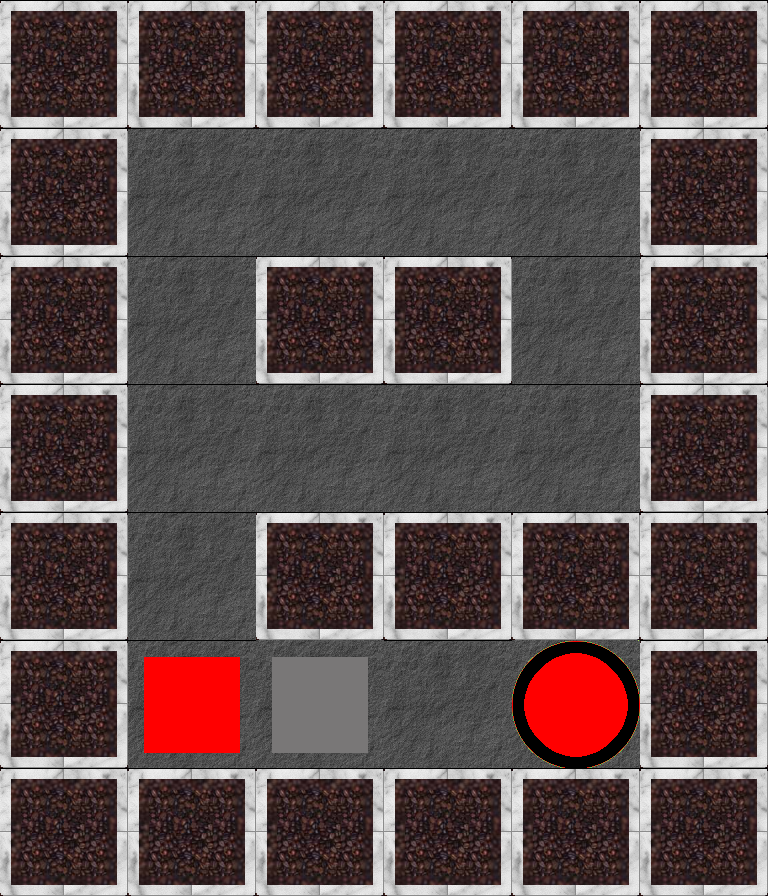

Below is a game level as drawn by its tile map, then a one-line description and the .tmx file that defines it, in full:
An orthogonal 6x7 tile map with 128x128 px tiles, 2 tile layers (tiles, blocks).

<map version="1.0" orientation="orthogonal" width="6" height="7" tilewidth="128" tileheight="128">
 <properties>
  <property name="minMoves" value="22" />
 </properties>
 <tileset firstgid="1" name="blocks&amp;tiles" tilewidth="128" tileheight="128">
  <image source="../img/tiles_blocks.png" width="512" height="1024" />
 </tileset>
 <layer name="tiles" width="6" height="7">
  <data>
   <tile gid="3" />
   <tile gid="3" />
   <tile gid="3" />
   <tile gid="3" />
   <tile gid="3" />
   <tile gid="3" />
   <tile gid="3" />
   <tile gid="2" />
   <tile gid="2" />
   <tile gid="2" />
   <tile gid="2" />
   <tile gid="3" />
   <tile gid="3" />
   <tile gid="2" />
   <tile gid="3" />
   <tile gid="3" />
   <tile gid="2" />
   <tile gid="3" />
   <tile gid="3" />
   <tile gid="2" />
   <tile gid="2" />
   <tile gid="2" />
   <tile gid="2" />
   <tile gid="3" />
   <tile gid="3" />
   <tile gid="2" />
   <tile gid="3" />
   <tile gid="3" />
   <tile gid="3" />
   <tile gid="3" />
   <tile gid="3" />
   <tile gid="2" />
   <tile gid="2" />
   <tile gid="2" />
   <tile gid="9" />
   <tile gid="3" />
   <tile gid="3" />
   <tile gid="3" />
   <tile gid="3" />
   <tile gid="3" />
   <tile gid="3" />
   <tile gid="3" />
  </data>
 </layer>
 <layer name="blocks" width="6" height="7">
  <data>
   <tile gid="0" />
   <tile gid="0" />
   <tile gid="0" />
   <tile gid="0" />
   <tile gid="0" />
   <tile gid="0" />
   <tile gid="0" />
   <tile gid="0" />
   <tile gid="0" />
   <tile gid="0" />
   <tile gid="0" />
   <tile gid="0" />
   <tile gid="0" />
   <tile gid="0" />
   <tile gid="0" />
   <tile gid="0" />
   <tile gid="0" />
   <tile gid="0" />
   <tile gid="0" />
   <tile gid="0" />
   <tile gid="0" />
   <tile gid="0" />
   <tile gid="0" />
   <tile gid="0" />
   <tile gid="0" />
   <tile gid="0" />
   <tile gid="0" />
   <tile gid="0" />
   <tile gid="0" />
   <tile gid="0" />
   <tile gid="0" />
   <tile gid="13" />
   <tile gid="16" />
   <tile gid="0" />
   <tile gid="0" />
   <tile gid="0" />
   <tile gid="0" />
   <tile gid="0" />
   <tile gid="0" />
   <tile gid="0" />
   <tile gid="0" />
   <tile gid="0" />
  </data>
 </layer>
</map>
